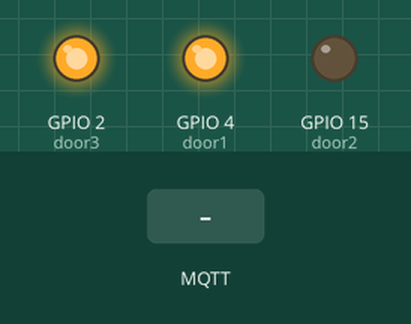
Simulated run of this sketch. Board: ESP32. Parts: output pins drawn as LEDs (lit = HIGH). The inputs (shaded band) are chosen by the test bench. WiFi joins after 1.5 s; servers stay silent unless stated; the local clock reads 2024-03-15 10:24:30 at power-on unless the sketch sets it; no MQTT or app messages arrive unless stated; what the sketch prints to the serial monitor is not drawn.

Above: at 2.7 s.
2.8 s: MQTT message "false" arrives on the first subscribed topic
At 4.0 s:
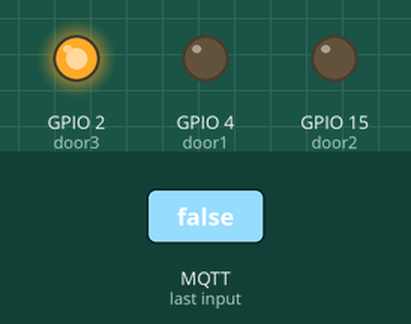
At 4.6 s:
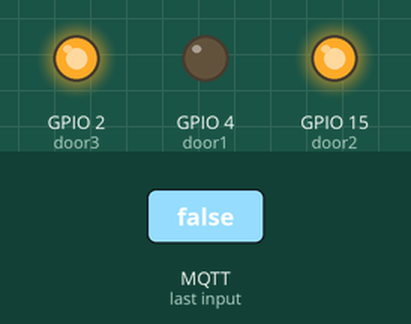
5.8 s: MQTT message "true" arrives on the first subscribed topic
At 7.6 s:
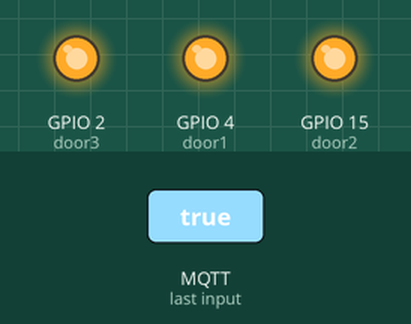
Timing chart, 0 to 9.1 s (numbered marks = the images above; inputs shaded):
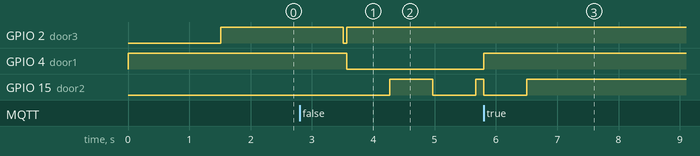

Measured:
- after the input at 2.8 s, GPIO 4 (door1): HIGH → LOW after 0.77 s; GPIO 15 (door2): LOW → HIGH after 1.5 s, → LOW 0.70 s later, → HIGH 0.70 s later
- after the input at 5.8 s, GPIO 4 (door1): LOW → HIGH at once; GPIO 15 (door2): HIGH → LOW at once, → HIGH 0.70 s later

The sketch:

cabinb.ino
```cpp
#include <WiFi.h>
#include <PubSubClient.h>
#include"TimeLib.h"
#include "NTPClient.h"
#include <WiFiUdp.h>
WiFiUDP ntpUDP;
NTPClient timeClient(ntpUDP);
String formattedDate,dayStamp,timeStamp;
const int offset=19800;
const char* ssid = "PESU-Element Block";
const char* password = "";
const char* ntpServer = "pool.ntp.org";
const long  gmtOffset_sec = 3600;
const int   daylightOffset_sec = 3600;
int buzzer=23;
const char* mqtt_server = "10.3.32.59";
WiFiClient isfcr;
PubSubClient client(isfcr);
const int door1 = 4;
const int door2 = 15;
const int door3 = 2;
int p=0;
int room1_unlock_count=0,room1_lock_count=0,room2_unlock_count=0,room2_lock_count=0;
String  in_timestamp,out_timestamp,in_timestamp2,out_timestamp2;
long no = millis();
long lastMeasure = 0;
void op_buzz(){
  digitalWrite(door2,LOW);
  delay(700);
  digitalWrite(door2,HIGH);
  }
void cl_buzz(){
   digitalWrite(door2,LOW);
  delay(700);
  digitalWrite(door2,HIGH);
  delay(700);
  digitalWrite(door2,LOW);
  delay(700);
  digitalWrite(door2,HIGH);

}
void setup_wifi() {
  delay(10);
  // We start by connecting to a WiFi network
  Serial.println();
  Serial.print("Connecting to ");
  Serial.println(ssid);
  WiFi.begin(ssid, password);
  while (WiFi.status() != WL_CONNECTED) {
    delay(500);
    Serial.print(".");
    p += 1;
    if(p>10){
      ESP.restart();
    }
  }
  Serial.println("");
  Serial.print("WiFi connected - ESP IP address: ");
  Serial.println(WiFi.localIP());
  timeClient.begin();
  timeClient.setTimeOffset(offset);
 }
void callback(String topic, byte* message, unsigned int length) {
  Serial.print("Message arrived on topic: ");
  Serial.print(topic);
  Serial.print(". Message: ");
  String messageTemp;
  for(int i = 0; i < length; i++) {
    Serial.print((char)message[i]);
    messageTemp += (char)message[i];
  }
  if(topic=="isfcr/cabinb"){
      Serial.print("Opening iot main door ");
      if(messageTemp == "true"){
        digitalWrite(door1, HIGH);
        room1_lock_count += 1;
        formattedDate = timeClient.getFormattedDate();
        int splitT = formattedDate.indexOf("T");
        in_timestamp = formattedDate.substring(splitT+1, formattedDate.length()-1);
        Serial.println("Timestamp");
        Serial.println(in_timestamp);
        op_buzz();
}
      else if(messageTemp == "false"){
        digitalWrite(door1, LOW);
        Serial.print("Closing iot main door");
        room1_unlock_count += 1;
        formattedDate = timeClient.getFormattedDate();
        int splitT = formattedDate.indexOf("T");
        out_timestamp = formattedDate.substring(splitT+1, formattedDate.length()-1);
        Serial.println("Timestamp");
        Serial.println(out_timestamp);
        cl_buzz();
       }
}

char lock1string[8],unlock1string[8],intime1[16],outtime1[16],lock2string[8],unlock2string[8],intime2[16],outtime2[16];
dtostrf(room1_lock_count, 1, 2,lock1string );
dtostrf(room1_unlock_count, 1, 2, unlock1string);
in_timestamp.toCharArray(intime1,16);
out_timestamp.toCharArray(outtime1,16);
client.publish("Lock/isfcr/cabinb",lock1string);
client.publish("Unlock/isfcr/cabinb",unlock1string);
client.publish("isfcr/cabinb/in",intime1);
client.publish("isfcr/cabinb/out",outtime1);
}
void reconnect() {
  while (!client.connected()) {
    Serial.print("Attempting MQTT connection...");
    digitalWrite(door3,HIGH);
    delay(2000);
    digitalWrite(door3,LOW);
    if (client.connect("isfcr")) {
      Serial.println("connected");
      digitalWrite(door3,HIGH);
      client.subscribe("isfcr/cabinb");
      //client.subscribe("iot/cabin");
      }
    else {
      Serial.print("failed, rc=");
      ESP.restart();
      Serial.print(client.state());
      Serial.println(" try again in 4 seconds");
      delay(4000);

    }
  }
}
void setup() {
  pinMode(door1, OUTPUT);
  pinMode(door2, OUTPUT);
  pinMode(door3, OUTPUT);
  digitalWrite(door1,HIGH);
  Serial.println("Lock on");
  //digitalWrite(door2,HIGH);
  Serial.begin(115200);
  setup_wifi();
  client.setServer(mqtt_server, 1883);
  client.setCallback(callback);
}
void loop() {
if (!client.connected()) {
    reconnect();
}
  if(!client.loop())
    client.connect("ESP32Client");
}
```
